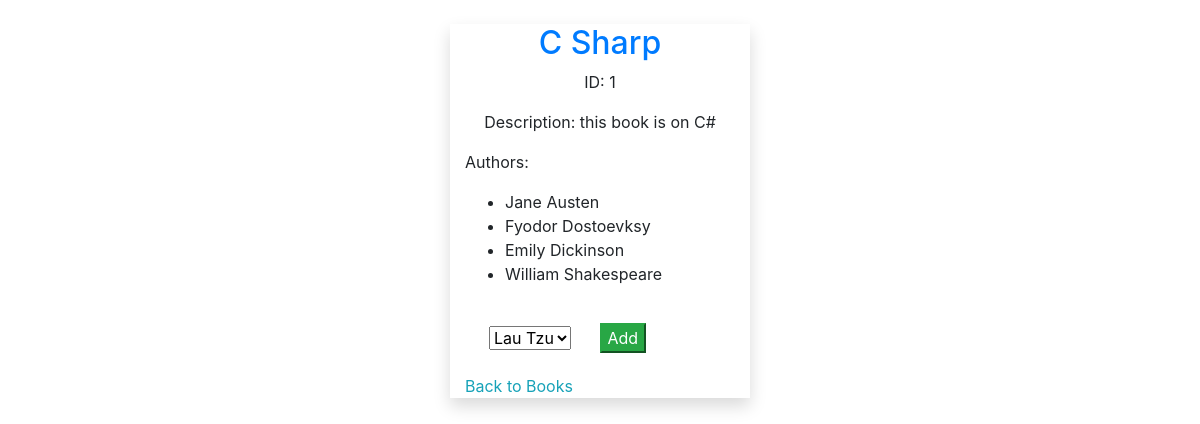
Page /books/1/ on the committed database.
### books_authors_app/models.py (models this page shows)
class Book(models.Model):
    title = models.CharField(max_length=255)
    desc = models.TextField()

class Author(models.Model):
    first_name = models.CharField(max_length=45)
    last_name = models.CharField(max_length=45)
    notes = models.TextField(default="")
    books = models.ManyToManyField(Book, related_name="authors")

### books_authors_app/views.py (the view)
# urls.py: path('books/<book_id>/', views.view_book),
def view_book(request,book_id):
    thisBook = Book.objects.get(id=book_id)
    associated_authors = thisBook.authors.all()
    non_associated_authors = Author.objects.exclude(books=thisBook)
    context = {
        "thisBook": thisBook,
        "associated_authors": associated_authors,
        "non_associated_authors": non_associated_authors
    }
    return render(request, "book_info.html", context)

### books_authors_app/templates/book_info.html (shortened to what this page needs)
<!DOCTYPE html>
<html>
<head>
    <link rel="stylesheet" href="https://stackpath.bootstrapcdn.com/bootstrap/4.3.1/css/bootstrap.min.css"
>
</head>
<body>
    <div class="container mt-4 shadow w-25">
        <h2 class="text-center text-primary">{{ thisBook.title }}</h2>
        <p class="text-center">ID: {{ thisBook.id }}</p>
        <p class="text-center">Description: {{ thisBook.desc }}</p>
        <p>Authors:</p>
        <ul>
            {% for auth in associated_authors %}
            <li>{{ auth.first_name }} {{ auth.last_name }}</li>
            {% endfor %}
        </ul>
        <form action='/add_auth_to_book/{{ thisBook.id }}' method='post'>
            <select class="m-4" name="auth_id">
                {% for auth in non_associated_authors %}
                <option value="{{ auth.id }}">{{ auth.first_name }} {{ auth.last_name }}</option>
                {% endfor %}
            </select>
            <input class="btn-success" type="submit" value="Add">
        </form>
            <a class="text-decoration-none text-info" href="/">Back to Books</a>
    </div>
</body>
</html>

### rows in the picture
Book: title "C Sharp", id "1", desc "this book is on C#"
Author: first_name "Jane", last_name "Austen"
Author: first_name "Fyodor", last_name "Dostoevksy"
Author: first_name "Emily", last_name "Dickinson"
Author: first_name "William", last_name "Shakespeare"

### other values in the picture
form field auth_id "Lau Tzu"
